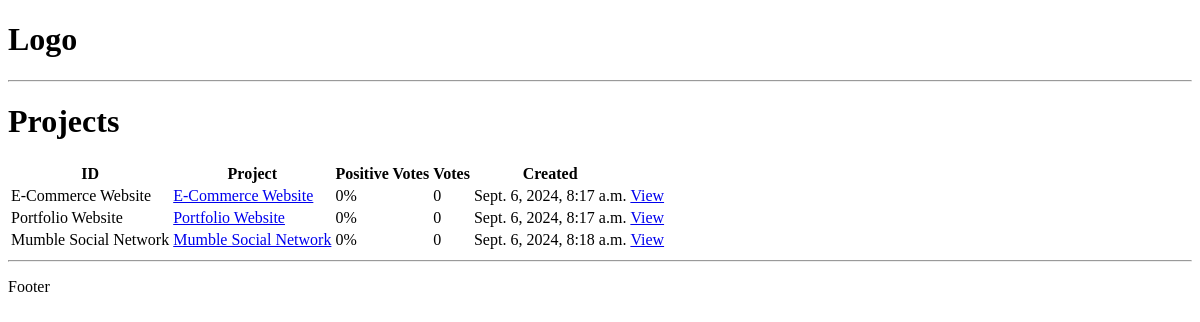
Before: / with the older database file.
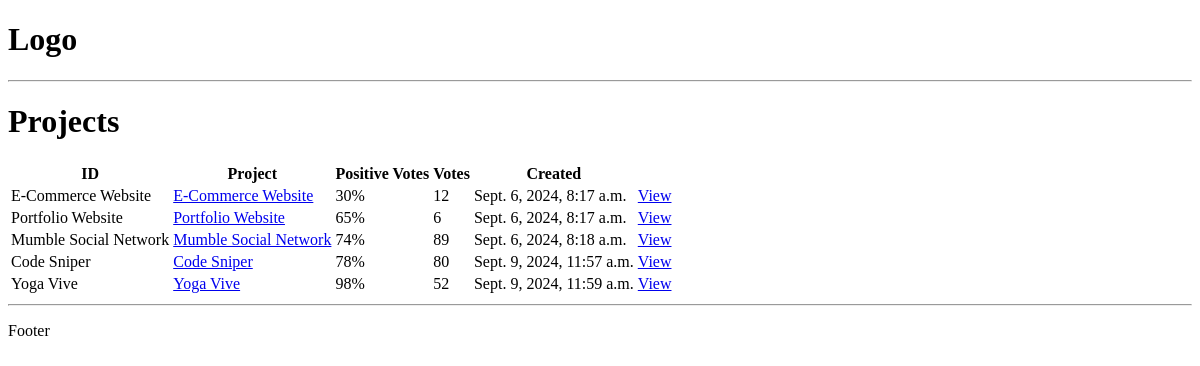
After: the same page with the newer database file.
### projects/models.py (models this page shows, shortened)
class Project(models.Model):
    title = models.CharField(max_length=200)
    description = models.TextField(null=True, blank=True)
    demo_link = models.CharField(max_length=2000, null=True, blank=True)
    source_link = models.CharField(max_length=2000, null=True, blank=True)
    tags = models.ManyToManyField("Tag", blank=True)
    vote_total = models.IntegerField(default=0, null=True, blank=True)
    vote_ratio = models.IntegerField(default=0, null=True, blank=True)
    created = models.DateTimeField(auto_now_add=True)
    id = models.UUIDField(
        default=uuid.uuid4, unique=True, primary_key=True, editable=False
    )

### projects/views.py (the view)
# urls.py: path("", include("projects.urls")),
def projects(request):
    projects = Project.objects.all()
    context = {"projects": projects}
    return render(
        request=request, template_name="projects/projects.html", context=context
    )

### projects/templates/projects/projects.html
{% extends "main.html" %}
{% block content %}
<h1>Projects</h1>
<table>
<tr>
    <th>ID</th>
    <th>Project</th>
    <th>Positive Votes</th>
    <th>Votes</th>
    <th>Created</th>
    <th></th>
</tr>
{% for project in projects %}
<tr>
    <td>{{ project.title }}</td>
    <td><a href="{% url 'single project' project.id %}">{{ project.title }}</a></td>
    <td>{{ project.vote_ratio }}%</td>
    <td>{{ project.vote_total }}</td>
    <td>{{ project.created }}</td>
    <td><a href="{% url 'single project' project.id %}">View</a></td>
</tr>
{% endfor %}
</table>
{% endblock content %}

### templates/main.html (shortened to what this page needs)
<!DOCTYPE html>
<html lang="en">
<head>
</head>
<body>
    {% include "navbar.html" %}
    {% block content %}
    {% endblock content %}
    <hr>
    <p>Footer</p>
</body>
</html>

### templates/navbar.html
<h1>Logo</h1>
<hr>

Changed rows visible on the page:
changed Project "E-Commerce Website": vote_ratio "0" → "30"; vote_total "0" → "12"
changed Project "Portfolio Website": vote_ratio "0" → "65"; vote_total "0" → "6"
changed Project "Mumble Social Network": vote_ratio "0" → "74"; vote_total "0" → "89"
added Project: title "Code Sniper", vote_ratio "78", vote_total "80", created "Sept. 9, 2024, 11:57 a.m."
added Project: title "Yoga Vive", vote_ratio "98", vote_total "52", created "Sept. 9, 2024, 11:59 a.m."
